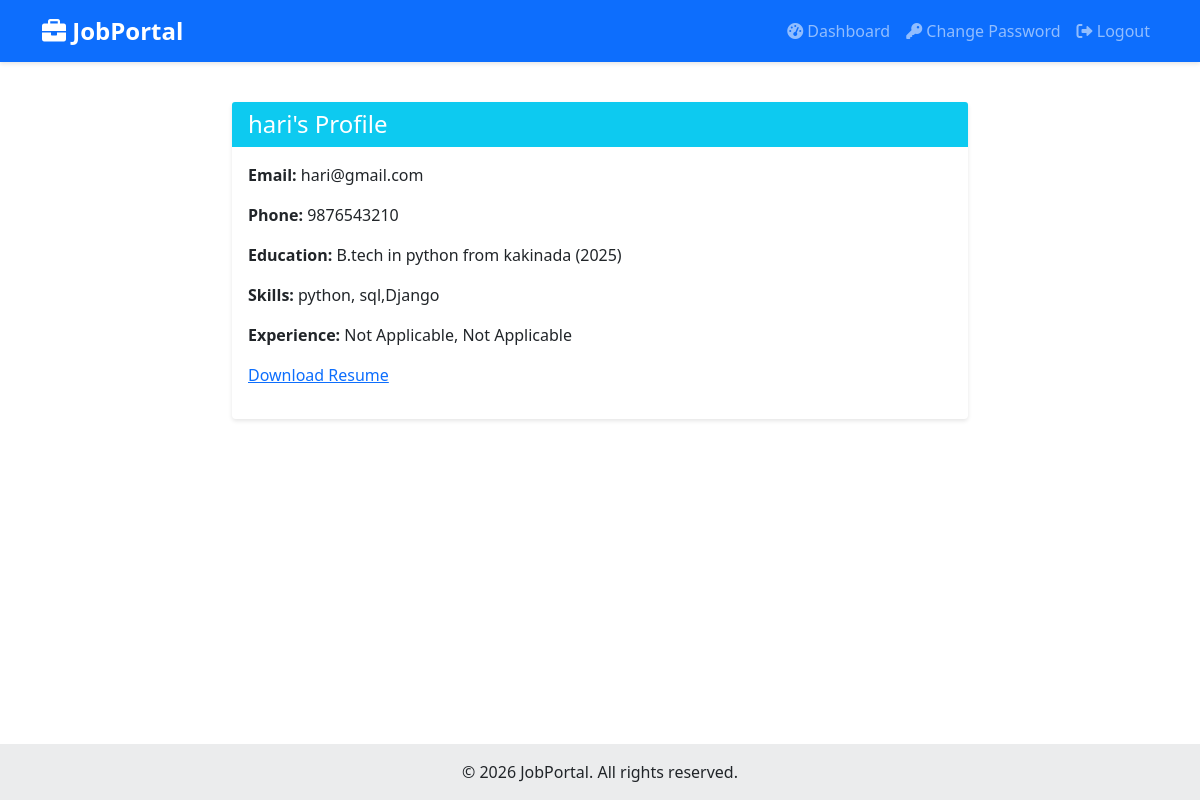
The page /profile/6 (signed in) on the database its author committed.
### models.py (models this page shows, shortened)
class JobSeekerProfile(db.Model):
    __tablename__ = 'jobseeker_profiles'
    id = db.Column(db.Integer, primary_key=True)
    user_id = db.Column(db.Integer, db.ForeignKey('users.id'), unique=True)
    full_name = db.Column(db.String(100), nullable=False)
    phone = db.Column(db.String(15), nullable=False)
    date_of_birth = db.Column(db.Date)
    gender = db.Column(db.String(10))
    photo = db.Column(db.String(200))
    is_fresher = db.Column(db.Boolean, default=True)
    current_employer = db.Column(db.String(100))
    current_designation = db.Column(db.String(100))
    highest_qualification = db.Column(db.String(100))
    college_name = db.Column(db.String(200))
    graduation_year = db.Column(db.Integer)
    specialization = db.Column(db.String(100))
    key_skills = db.Column(db.Text)
    resume_path = db.Column(db.String(200))
    resume_filename = db.Column(db.String(200))
    resume_uploaded_at = db.Column(db.DateTime)
    profile_visibility = db.Column(db.String(20), default='visible')
    blocked_companies = db.Column(db.Text)
    profile_completion_percentage = db.Column(db.Integer, default=0)
    created_at = db.Column(db.DateTime, default=datetime.utcnow)
    updated_at = db.Column(db.DateTime, default=datetime.utcnow, onupdate=datetime.utcnow)

class User(UserMixin, db.Model):
    __tablename__ = 'users'
    id = db.Column(db.Integer, primary_key=True)
    email = db.Column(db.String(120), unique=True, nullable=False)
    phone = db.Column(db.String(15), nullable=True)
    username = db.Column(db.String(80), unique=True, nullable=False)
    password_hash = db.Column(db.String(200), nullable=False)
    user_type = db.Column(db.String(20), nullable=False)
    is_verified = db.Column(db.Boolean, default=False)
    is_active = db.Column(db.Boolean, default=True)
    created_at = db.Column(db.DateTime, default=datetime.utcnow)
    last_login = db.Column(db.DateTime)
    last_password_change = db.Column(db.DateTime, default=datetime.utcnow)
    login_attempts = db.Column(db.Integer, default=0)
    locked_until = db.Column(db.DateTime)
    jobseeker_profile = db.relationship('JobSeekerProfile', backref='user', uselist=False)
    recruiter_profile = db.relationship('RecruiterProfile', backref='user', uselist=False)
    password_history = db.relationship('PasswordHistory', backref='user', lazy='dynamic')

### app.py (the view, shortened to what this page needs)
@app.route('/profile/<int:user_id>')
@login_required
def view_profile(user_id):
    profile = JobSeekerProfile.query.filter_by(user_id=user_id).first()
    if not profile:
        flash('Profile not found.', 'danger')
        return redirect(url_for('index'))
    return render_template('view_profile.html', profile=profile)

### app.py (called while the page is built)
@login_manager.user_loader
def load_user(user_id):
    return User.query.get(int(user_id))

### templates/view_profile.html (shortened to what this page needs)
{% extends 'base.html' %}
{% block content %}
<div class="row justify-content-center">
    <div class="col-md-8">
        <div class="card"><div class="card-header bg-info text-white"><h4 class="mb-0">{{ profile.full_name }}'s Profile</h4></div><div class="card-body">
            <p><strong>Email:</strong> {{ profile.user.email }}</p>
            <p><strong>Phone:</strong> {{ profile.phone }}</p>
            <p><strong>Education:</strong> {{ profile.highest_qualification }} in {{ profile.specialization }} from {{ profile.college_name }} ({{ profile.graduation_year }})</p>
            <p><strong>Skills:</strong> {{ profile.key_skills }}</p>
            <p><strong>Experience:</strong> {{ profile.current_employer }}, {{ profile.current_designation }}</p>
            {% if profile.resume_path %}<p><a href="{{ url_for('static', filename='uploads/' + profile.resume_path) }}" target="_blank">Download Resume</a></p>{% endif %}
        </div></div>
    </div>
</div>
{% endblock %}

### static/css/style.css (style rules this page uses)
body { min-height: 100vh; display: flex; flex-direction: column; }
.card { box-shadow: 0 2px 4px rgba(0,0,0,0.1); border: none; margin-bottom: 20px; }
.card-header { border-bottom: none; }

### rows shown on the page
JobSeekerProfile: full_name "hari", phone "9876543210", highest_qualification "B.tech", specialization "python", college_name "kakinada", graduation_year "2025", key_skills "python, sql,Django", current_employer "Not Applicable", current_designation "Not Applicable"
User: user.email "hari@gmail.com"
